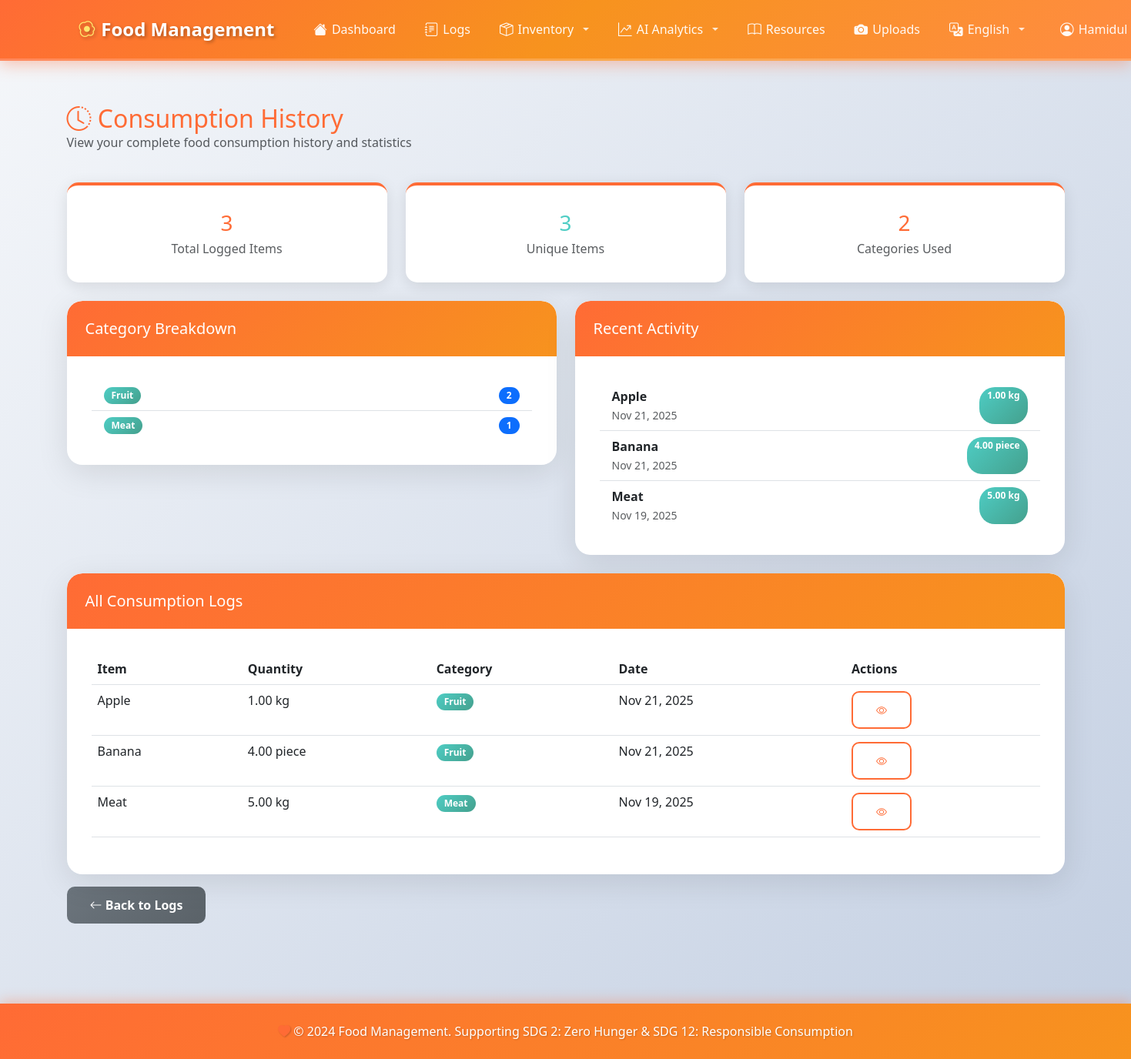
Before: /logs/history/ (signed in) with the older database file.
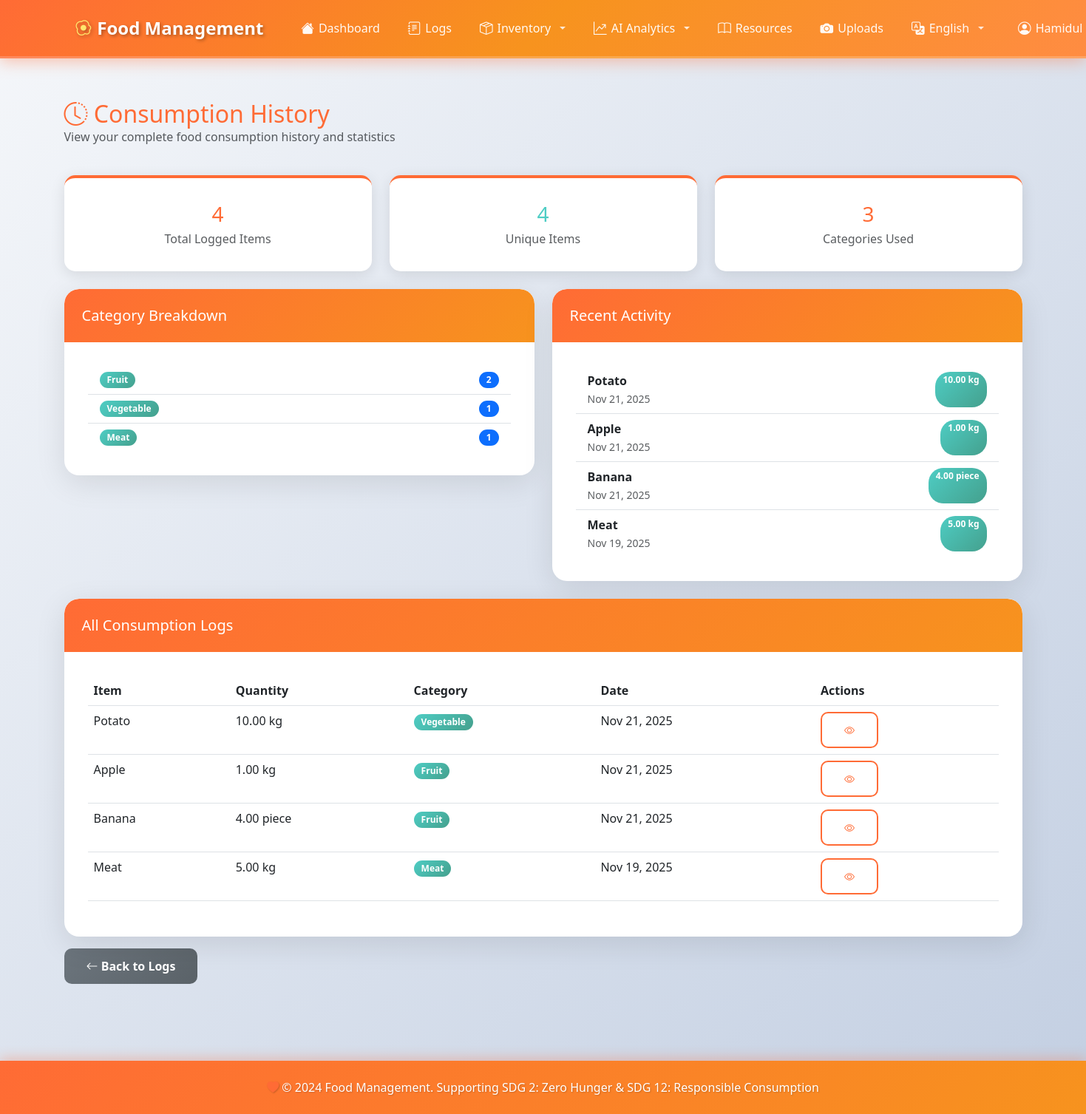
After: the same page with the newer database file.
### logs/models.py (models this page shows, shortened)
class FoodLog(models.Model):
    CATEGORY_CHOICES = [
        ('vegetable', 'Vegetable'),
        ('fruit', 'Fruit'),
        ('dairy', 'Dairy'),
        ('meat', 'Meat'),
        ('grain', 'Grain'),
        ('beverage', 'Beverage'),
        ('snack', 'Snack'),
        ('other', 'Other'),
    ]
    UNIT_CHOICES = [
        ('kg', 'Kilogram (kg)'),
        ('g', 'Gram (g)'),
        ('lb', 'Pound (lb)'),
        ('oz', 'Ounce (oz)'),
        ('l', 'Liter (l)'),
        ('ml', 'Milliliter (ml)'),
        ('cup', 'Cup'),
        ('piece', 'Piece'),
        ('serving', 'Serving'),
    ]
    user = models.ForeignKey(User, on_delete=models.CASCADE, related_name='food_logs')
    item_name = models.CharField(max_length=255, help_text="Name of the food item")
    quantity = models.DecimalField(
        max_digits=10,
        decimal_places=2,
        validators=[MinValueValidator(0)],
        help_text="Quantity consumed"
    )
    unit = models.CharField(max_length=20, choices=UNIT_CHOICES, default='piece')
    category = models.CharField(max_length=50, choices=CATEGORY_CHOICES, default='other')
    date_consumed = models.DateField(help_text="Date when the food was consumed")
    notes = models.TextField(blank=True, null=True, help_text="Additional notes about the consumption")
    created_at = models.DateTimeField(auto_now_add=True)
    updated_at = models.DateTimeField(auto_now=True)
    class Meta:
        verbose_name = "Food Log"
        verbose_name_plural = "Food Logs"
        ordering = ['-date_consumed', '-created_at']
        indexes = [
            models.Index(fields=['user', '-date_consumed']),
            models.Index(fields=['category']),
        ]

### logs/views.py (the view)
# urls.py: path('history/', views.log_history, name='history'),
@login_required
def log_history(request):
    logs = FoodLog.objects.filter(user=request.user)
    date_from = request.GET.get('date_from')
    date_to = request.GET.get('date_to')
    if date_from:
        logs = logs.filter(date_consumed__gte=date_from)
    if date_to:
        logs = logs.filter(date_consumed__lte=date_to)
    total_items = logs.count()
    unique_items = logs.values('item_name').distinct().count()
    daily_consumption = logs.values('date_consumed').annotate(
        count=Count('id')
    ).order_by('-date_consumed')[:30]  # Last 30 days
    category_breakdown = logs.values('category').annotate(
        count=Count('id')
    ).order_by('-count')
    context = {
        'logs': logs[:100],  # Limit to 100
        'total_items': total_items,
        'unique_items': unique_items,
        'daily_consumption': daily_consumption,
        'category_breakdown': category_breakdown,
    }
    return render(request, 'logs/history.html', context)

### templates/logs/history.html (shortened to what the changed rows need)
{% extends 'base.html' %}
{% block content %}
<div class="row mb-4">
    <div class="col-12">
        <h2 class="text-primary-custom mb-0">
            <i class="bi bi-clock-history"></i> Consumption History
        </h2>
    </div>
</div>
<div class="row g-4 mb-4">
    <div class="col-md-4">
        <div class="dashboard-card text-center">
            <h3 class="mb-1" style="color: var(--primary-color);">{{ total_items }}</h3>
            <p class="text-muted mb-0">Total Logged Items</p>
        </div>
    </div>
    <div class="col-md-4">
        <div class="dashboard-card text-center">
            <h3 class="mb-1" style="color: var(--secondary-color);">{{ unique_items }}</h3>
            <p class="text-muted mb-0">Unique Items</p>
        </div>
    </div>
    <div class="col-md-4">
        <div class="dashboard-card text-center">
            <h3 class="mb-1" style="color: var(--primary-color);">{{ category_breakdown|length }}</h3>
            <p class="text-muted mb-0">Categories Used</p>
        </div>
    </div>
</div>
<div class="row mb-4">
    <div class="col-md-6">
        <div class="card">
            <div class="card-body">
                {% if category_breakdown %}
                    <ul class="list-group list-group-flush">
                        {% for item in category_breakdown %}
                        <li class="list-group-item d-flex justify-content-between align-items-center">
                            <span class="badge" style="background: var(--gradient-secondary);">
                                {{ item.category|title }}
                            </span>
                            <span class="badge bg-primary rounded-pill">{{ item.count }}</span>
                        </li>
                        {% endfor %}
                    </ul>
                {% else %}
                    <p class="text-muted text-center py-3">No data available</p>
                {% endif %}
            </div>
        </div>
    </div>
    <div class="col-md-6">
        <div class="card">
            <div class="card-body">
                {% if logs %}
                    <div class="list-group list-group-flush">
                        {% for log in logs|slice:":10" %}
                        <div class="list-group-item">
                            <div class="d-flex justify-content-between">
                                <div>
                                    <strong>{{ log.item_name }}</strong>
                                    <br><small class="text-muted">{{ log.date_consumed|date:"M d, Y" }}</small>
                                </div>
                                <span class="badge" style="background: var(--gradient-secondary);">
                                    {{ log.quantity }} {{ log.unit }}
                                </span>
                            </div>
                        </div>
                        {% endfor %}
                    </div>
                {% else %}
                    <p class="text-muted text-center py-3">No logs found</p>
                {% endif %}
            </div>
        </div>
    </div>
</div>
<div class="card">
    <div class="card-body">
        {% if logs %}
            <div class="table-responsive">
                <table class="table table-hover">
                    <thead>
                        <tr>
                            <th>Item</th>
                            <th>Quantity</th>
                            <th>Category</th>
                            <th>Date</th>
                            <th>Actions</th>
                        </tr>
                    </thead>
                    <tbody>
                        {% for log in logs %}
                        <tr>
                            <td>{{ log.item_name }}</td>
                            <td>{{ log.quantity }} {{ log.unit }}</td>
                            <td>
                                <span class="badge" style="background: var(--gradient-secondary);">
                                    {{ log.get_category_display }}
                                </span>
                            </td>
                            <td>{{ log.date_consumed|date:"M d, Y" }}</td>
                            <td>
                                <a href="{% url 'logs:detail' log.pk %}" class="btn btn-sm btn-outline-primary">
                                    <i class="bi bi-eye"></i>
                                </a>
                            </td>
                        </tr>
                        {% endfor %}
                    </tbody>
                </table>
            </div>
        {% else %}
            <div class="text-center py-5">
                <i class="bi bi-journal-x" style="font-size: 4rem; color: #ccc;"></i>
                <p class="text-muted mt-3">No consumption history found.</p>
            </div>
        {% endif %}
    </div>
</div>
{% endblock %}

### templates/base.html (shortened to what the changed rows need)
{% load i18n static %}
<!DOCTYPE html>
<html lang="{{ LANGUAGE_CODE|default:'en' }}" dir="{% if LANGUAGE_CODE == 'ar' %}rtl{% else %}ltr{% endif %}">
<head>
    {% load static %}
    <link href="https://cdn.jsdelivr.net/npm/bootstrap@5.3.0/dist/css/bootstrap.min.css" rel="stylesheet">
    <link rel="stylesheet" href="https://cdn.jsdelivr.net/npm/bootstrap-icons@1.11.0/font/bootstrap-icons.css">
    <link rel="stylesheet" href="{% static 'css/style.css' %}">
</head>
<body>
    {% if user.is_authenticated %}
    <nav class="navbar navbar-expand-lg navbar-dark sticky-top">
        <div class="container">
            <div class="collapse navbar-collapse" id="navbarNav">
                <ul class="navbar-nav">
                    {% get_current_language as CURRENT_LANGUAGE %}
                    {% get_available_languages as LANGUAGES %}
                    <li class="nav-item dropdown me-2">
                        <a class="nav-link dropdown-toggle text-white" href="#" id="languageDropdownAuth" role="button" data-bs-toggle="dropdown" aria-expanded="false">
                            <i class="bi bi-translate"></i>
                            {% for lang_code, lang_name in LANGUAGES %}
                                {% if lang_code == CURRENT_LANGUAGE %}{{ lang_name }}{% endif %}
                            {% endfor %}
                        </a>
                            {% get_language_info_list for LANGUAGES as languages %}
                    </li>
                </ul>
            </div>
        </div>
    </nav>
    {% endif %}
    <main class="container my-4">
        {% block content %}{% endblock %}
    </main>
</body>
</html>

Changed rows visible on the page:
added FoodLog: item_name "Potato", date_consumed "Nov 21, 2025", quantity "10.00", unit "kg", category "Vegetable"
Other visible differences:
{{ total_items }}: "3" → "4"
{{ unique_items }}: "3" → "4"
{{ category_breakdown|length }}: "2" → "3"
new list line: "Vegetable 1"
